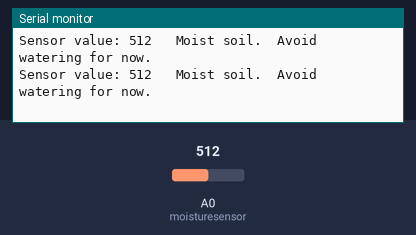
Recording of a sketch running on a simulated Arduino Uno, built with avr-gcc and run on an emulated ATmega328P. Parts: the last lines printed to the serial monitor. The inputs (shaded band) are chosen by the test bench; at power-on: A0 (moisturesensor) = 512.

Above: at 5.8 s.
5.9 s: A0 (moisturesensor) set to 290
At 11.1 s:
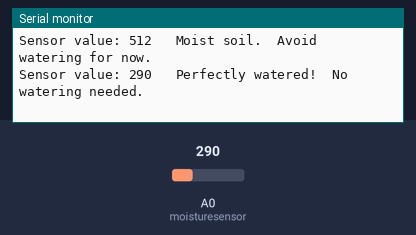
16.5 s: A0 (moisturesensor) set to 190
At 21.1 s:
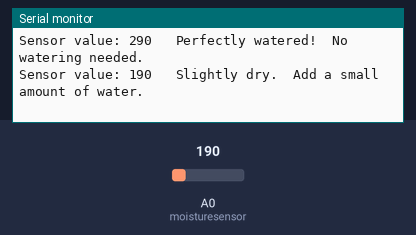
26.5 s: A0 (moisturesensor) set to 140
At 31.2 s:
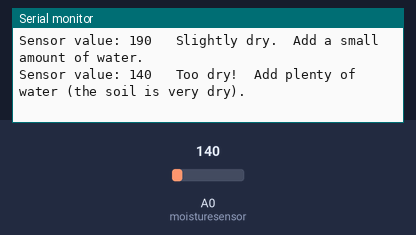
36.5 s: A0 (moisturesensor) set to 0
At 40.8 s:
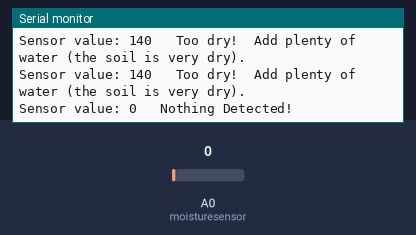
46.5 s: A0 (moisturesensor) set to 810
At 50.8 s:
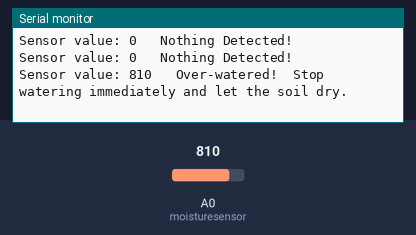

Measured:
- after the input at 5.9 s, the serial monitor: prints a new line after 4.1 s (image 1)
- after the input at 16.5 s, the serial monitor: prints a new line after 3.5 s (image 2)
- after the input at 26.5 s, the serial monitor: prints a new line after 3.5 s (image 3)
- after the input at 36.5 s, the serial monitor: prints a new line after 3.5 s (image 4)
- after the input at 46.5 s, the serial monitor: prints a new line after 3.5 s (image 5)

The sketch:

ProjectCode.ino
```cpp
int moisturesensor = A0;

void setup() {
  Serial.begin(9600);
}

void loop() {
  int rawValue = analogRead(moisturesensor);

  Serial.print("Sensor value: ");
  Serial.print(rawValue);
  Serial.print("   ");

  // category and watering advice
  if(rawValue == 0){
    Serial.println("Nothing Detected!");
  }
  else if (rawValue >= 1 && rawValue <= 150) {
    Serial.print("Too dry! ");
    Serial.println(" Add plenty of water (the soil is very dry).");
  }
  else if (rawValue >= 150 && rawValue < 200) {
    Serial.print("Slightly dry. ");
    Serial.println(" Add a small amount of water.");
  }
  else if (rawValue >= 200 && rawValue <= 300) {
    Serial.print("Perfectly watered! ");
    Serial.println(" No watering needed.");
  }
  else if (rawValue > 300 && rawValue < 800) {
    Serial.print("Moist soil. ");
    Serial.println(" Avoid watering for now.");
  }
  else {
    Serial.print("Over-watered! ");
    Serial.println(" Stop watering immediately and let the soil dry.");
  }

  delay(5000);
}
```
